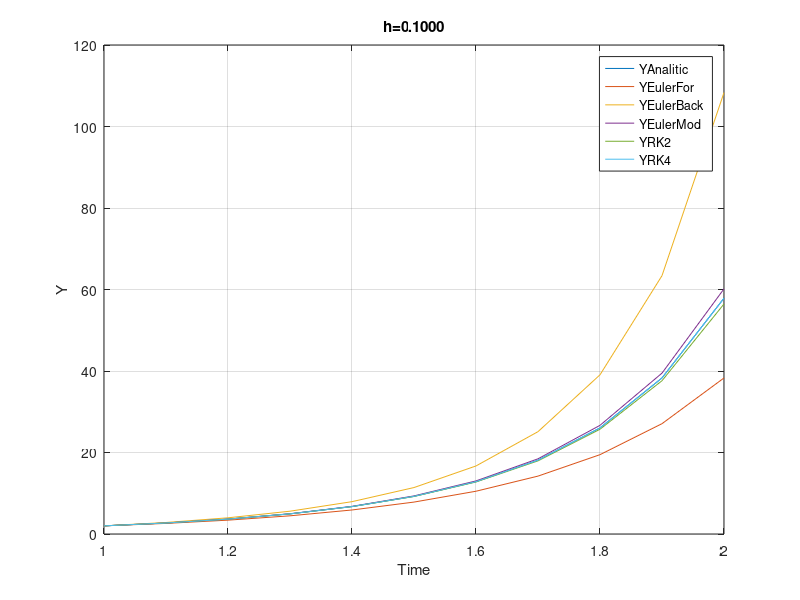
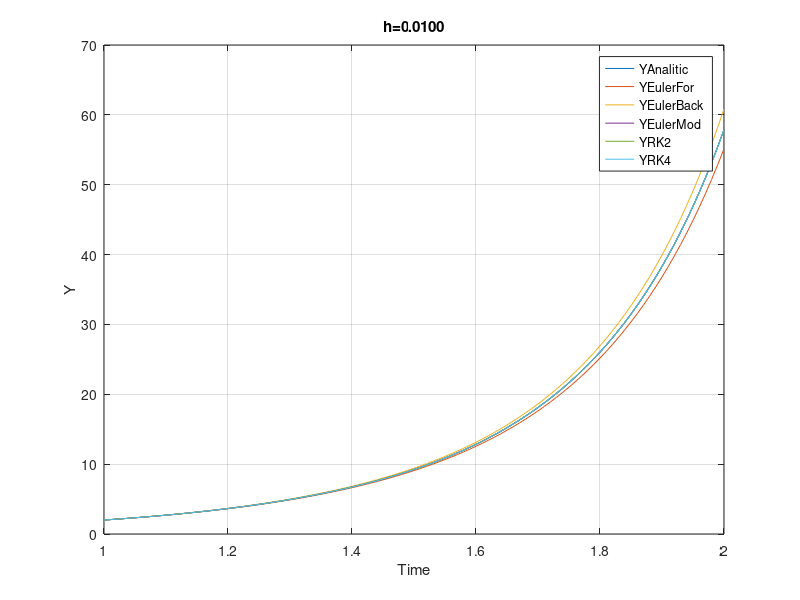
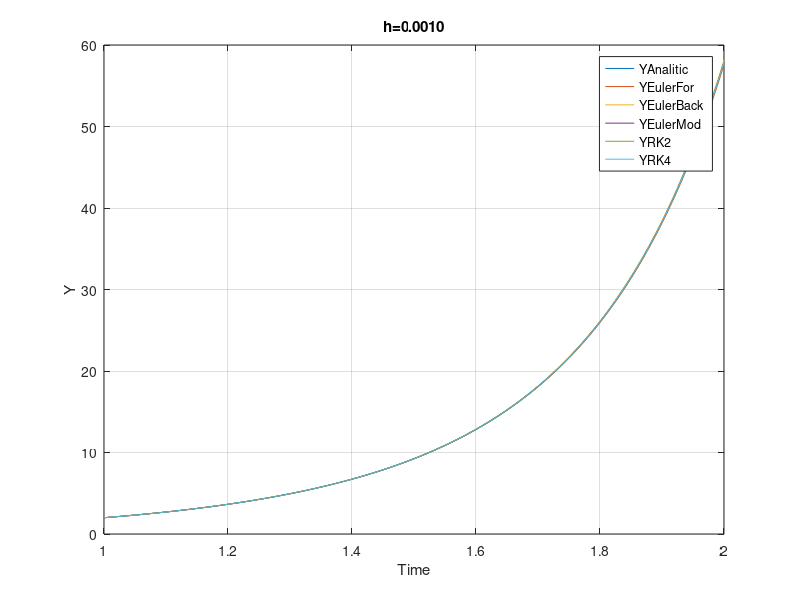
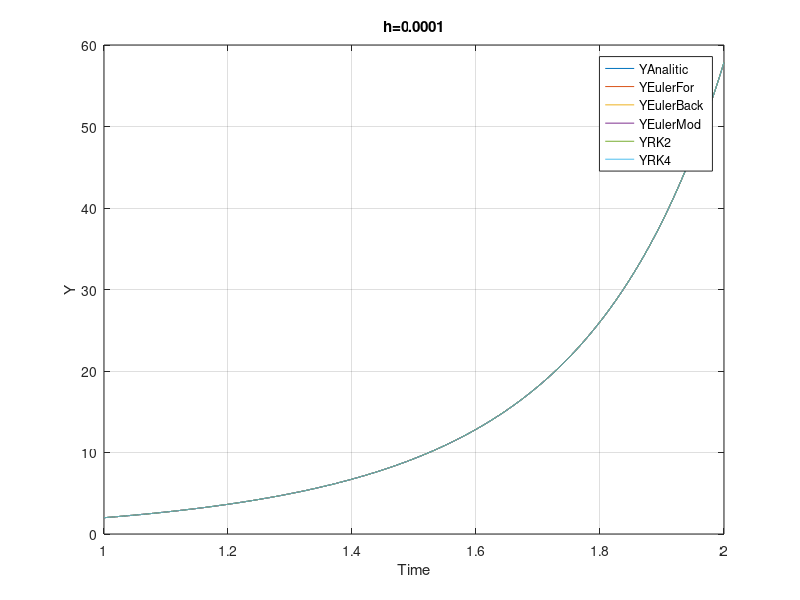

The MATLAB source for these figures, in order:
% p_Taller02Sol.m

clc
close all hidden

% Punto 1
% y' - t^2 y = 4 t^2 con y(1) = 2
% y' = t^2 y + 4 t^2
% y(t) = 6 exp(-1/3) exp(t^3/3)-4;

s_T0 = 1;
s_TN = 2;
s_Y0 = 2;
v_H = [0.1 0.01 0.001 0.0001];
f1 = @(t, y) t.^2.* y + 4.* t.^2;
f1EulerBack = @(x, t, y, h) y + h.* (t.^2.* x + 4.* t.^2) - x;
f1EulerMod = @(x, t, t0, y, h) y + (h/ 2).* ((t0.^2.* y + 4.* t0.^2) + (t.^2.* x + 4.* t.^2)) - x;

str_FileRoot = 'Taller02_Punto01';
str_FileName = sprintf('%s_Y.txt', str_FileRoot);
s_Fil1 = fopen(str_FileName, 'wt');
fprintf(s_Fil1, 'h\tYAnalitic(N)\tYEulerFor(N)\tYEulerBack(N)\tYEulerMod(N)\tYRK2(N)\tYRK4(N)\n');

str_FileName = sprintf('%s_Err.txt', str_FileRoot);
s_Fil2 = fopen(str_FileName, 'wt');
fprintf(s_Fil2, 'h\tGEYEulerFor\tGEYEulerBack\tGEYEulerMod\tGEYRK2\tGEYRK4GE\n');

for s_HCount = 1:numel(v_H)
    
    v_T = s_T0:v_H(s_HCount):s_TN;
    
    v_YAnalitic = 6.* exp(-1/3).* exp(v_T.^3./ 3) - 4;
    v_YEulerFor = zeros(1, numel(v_T));
    v_YEulerBack = zeros(1, numel(v_T));
    v_YEulerMod = zeros(1, numel(v_T));
    v_YRK2 = zeros(1, numel(v_T));
    v_YRK4 = zeros(1, numel(v_T));
    
    v_YEulerFor(1) = s_Y0;
    v_YEulerBack(1) = s_Y0; 
    v_YEulerMod(1) = s_Y0;
    v_YRK2(1) = s_Y0;
    v_YRK4(1) = s_Y0;
    
    for s_IterCount = 2:numel(v_T)
        v_YEulerFor(s_IterCount) = v_YEulerFor(s_IterCount - 1) + ...
            v_H(s_HCount).* f1(v_T(s_IterCount - 1), v_YEulerFor(s_IterCount - 1));
        
        f_Fun = @(x) f1EulerBack(x, v_T(s_IterCount), v_YEulerBack(s_IterCount - 1), v_H(s_HCount));
        v_YEulerBack(s_IterCount) = fzero(f_Fun, v_YEulerBack(s_IterCount - 1));
%         v_YEulerBack(s_IterCount) = (v_YEulerBack(s_IterCount - 1) + ...
%             v_H(s_HCount).* 4.* v_T(s_IterCount).^2)./ (1 - v_H(s_HCount).* v_T(s_IterCount).^2);
        
        f_Fun = @(x) f1EulerMod(x, v_T(s_IterCount), v_T(s_IterCount - 1), ...
            v_YEulerMod(s_IterCount - 1), v_H(s_HCount));
        v_YEulerMod(s_IterCount) = fzero(f_Fun, v_YEulerMod(s_IterCount - 1));
%         v_YEulerMod(s_IterCount) = (v_YEulerMod(s_IterCount - 1) + ...
%             (v_H(s_HCount)./ 2).* (f1(v_T(s_IterCount - 1), v_YEulerMod(s_IterCount - 1)) + ...
%             4.* v_T(s_IterCount).^2))./ (1 - (v_H(s_HCount) / 2).* v_T(s_IterCount).^2);

        s_K1 = f1(v_T(s_IterCount - 1), v_YRK2(s_IterCount - 1));
        s_K2 = f1(v_T(s_IterCount - 1) + v_H(s_HCount), v_YRK2(s_IterCount - 1) + s_K1 * v_H(s_HCount));
        v_YRK2(s_IterCount) = v_YRK2(s_IterCount - 1) + (v_H(s_HCount) / 2).* (s_K1 + s_K2);
        
        s_K1 = f1(v_T(s_IterCount - 1), v_YRK4(s_IterCount - 1));
        s_K2 = f1(v_T(s_IterCount - 1) + 0.5.* v_H(s_HCount), v_YRK4(s_IterCount - 1) + 0.5.* s_K1 * v_H(s_HCount));
        s_K3 = f1(v_T(s_IterCount - 1) + 0.5.* v_H(s_HCount), v_YRK4(s_IterCount - 1) + 0.5.* s_K2 * v_H(s_HCount));
        s_K4 = f1(v_T(s_IterCount - 1) + v_H(s_HCount), v_YRK4(s_IterCount - 1) + s_K3 * v_H(s_HCount));
        v_YRK4(s_IterCount) = v_YRK4(s_IterCount - 1) + (v_H(s_HCount) / 6).* ...
            (s_K1 + 2 * s_K2 + 2 * s_K3 + s_K4);
    end
    
    v_YEulerForErr = abs(v_YEulerFor - v_YAnalitic);
    v_YEulerBackErr = abs(v_YEulerBack - v_YAnalitic); 
    v_YEulerModErr = abs(v_YEulerMod - v_YAnalitic);
    v_YRK2Err = abs(v_YRK2 - v_YAnalitic);
    v_YRK4Err = abs(v_YRK4 - v_YAnalitic);
    
    v_YEulerForErr = cumsum(v_YEulerForErr);
    v_YEulerBackErr = cumsum(v_YEulerBackErr); 
    v_YEulerModErr = cumsum(v_YEulerModErr);
    v_YRK2Err = cumsum(v_YRK2Err);
    v_YRK4Err = cumsum(v_YRK4Err);

    fprintf(s_Fil1, '%.04f\t%.020f\t%.020f\t%.020f\t%.020f\t%.020f\t%.020f\n', v_H(s_HCount), ...
        v_YAnalitic(end), v_YEulerFor(end), v_YEulerBack(end), v_YEulerMod(end), v_YRK2(end), v_YRK4(end));
    
    fprintf(s_Fil2, '%.04f\t%.020f\t%.020f\t%.020f\t%.020f\t%.020f\n', v_H(s_HCount), ...
        v_YEulerForErr(end), v_YEulerBackErr(end), v_YEulerModErr(end), v_YRK2Err(end), ...
        v_YRK4Err(end));

    s_Fig = figure;
    set(s_Fig, 'Color', 'w');
    plot(v_T, [v_YAnalitic(:) v_YEulerFor(:) v_YEulerBack(:) v_YEulerMod(:) v_YRK2(:) v_YRK4(:)])
    grid;
    xlabel('Time')
    ylabel('Y')
    title(sprintf('h=%.04f', v_H(s_HCount)));
    legend('YAnalitic', 'YEulerFor', 'YEulerBack', 'YEulerMod', 'YRK2', 'YRK4');
    
    str_FigName = sprintf('%s_h_%d.png', str_FileRoot, s_HCount);
    print(s_Fig, str_FigName, '-dpng');
    close(s_Fig);
end
fclose(s_Fil1);
fclose(s_Fil2);

return;

% Punto 2
% y'' - 6 y' - 7 y = 6 exp(2 t) con y(0) = 5, y'(0) = -3
% y1 = y --> y1'' - 6 y1' - 7 y1 = 6 exp(2 t)
% y1' = y2 --> y2' - 6 y2 - 7 y1 = 6 exp(2 t)
% y2' = 6 y2 + 7 y1 + 6 exp(2 t)
% y(t) = 5 exp(-t) + (2/5) exp(7 t) - (2/5) exp(2 t);

s_T0 = 0;
s_TN = 1;
s_Y10 = 5;
s_Y20 = -3;
v_H = [0.1 0.01 0.001 0.0001];
f1 = @(t, y1, y2) y2;
f2 = @(t, y1, y2) 6.* y2 + 7.* y1 + 6.* exp(2.* t);

f2EulerBack = @(x, t, y1, y2, h) y2 + h.* (6.* x + 7.* (y1 + h.* x) + 6.* exp(2.* t)) - x;
f2EulerMod = @(x, t, t0, y1, y2, h) y2 + (h/ 2).* ((6.* y2 + 7.* y1 + 6.* exp(2.* t0)) + ...
    (6.* x + 7.* (y1 + h.* x) + 6.* exp(2.* t))) - x;

str_FileRoot = 'Taller02_Punto02';
str_FileName = sprintf('%s_Y.txt', str_FileRoot);
s_Fil1 = fopen(str_FileName, 'wt');
fprintf(s_Fil1, 'h\tYAnalitic(N)\tYEulerFor(N)\tYEulerBack(N)\tYEulerMod(N)\tYRK2(N)\tYRK4(N)\n');

str_FileName = sprintf('%s_Err.txt', str_FileRoot);
s_Fil2 = fopen(str_FileName, 'wt');
fprintf(s_Fil2, 'h\tGEYEulerFor\tGEYEulerBack\tGEYEulerMod\tGEYRK2\tGEYRK4GE\n');

for s_HCount = 1:numel(v_H)
    
    v_T = s_T0:v_H(s_HCount):s_TN;
    
    v_Y1Analitic = 5.* exp(-v_T) + (2/5).* exp(7.* v_T) - (2/5).* exp(2.* v_T);
    v_Y1EulerFor = zeros(1, numel(v_T));
    v_Y1EulerBack = zeros(1, numel(v_T));
    v_Y1EulerMod = zeros(1, numel(v_T));
    v_Y1RK2 = zeros(1, numel(v_T));
    v_Y1RK4 = zeros(1, numel(v_T));
    
    v_Y2EulerFor = zeros(1, numel(v_T));
    v_Y2EulerBack = zeros(1, numel(v_T));
    v_Y2EulerMod = zeros(1, numel(v_T));
    v_Y2RK2 = zeros(1, numel(v_T));
    v_Y2RK4 = zeros(1, numel(v_T));

    v_Y1EulerFor(1) = s_Y10;
    v_Y1EulerBack(1) = s_Y10; 
    v_Y1EulerMod(1) = s_Y10;
    v_Y1RK2(1) = s_Y10;
    v_Y1RK4(1) = s_Y10;
    
    v_Y2EulerFor(1) = s_Y20;
    v_Y2EulerBack(1) = s_Y20; 
    v_Y2EulerMod(1) = s_Y20;
    v_Y2RK2(1) = s_Y20;
    v_Y2RK4(1) = s_Y20;

    for s_IterCount = 2:numel(v_T)
        v_Y1EulerFor(s_IterCount) = v_Y1EulerFor(s_IterCount - 1) + ...
            v_H(s_HCount).* f1(v_T(s_IterCount - 1), v_Y1EulerFor(s_IterCount - 1), ...
            v_Y2EulerFor(s_IterCount - 1));
        v_Y2EulerFor(s_IterCount) = v_Y2EulerFor(s_IterCount - 1) + ...
            v_H(s_HCount).* f2(v_T(s_IterCount - 1), v_Y1EulerFor(s_IterCount - 1), ...
            v_Y2EulerFor(s_IterCount - 1));
        
        f_Fun = @(x) f2EulerBack(x, v_T(s_IterCount), v_Y1EulerBack(s_IterCount - 1), ...
            v_Y2EulerBack(s_IterCount - 1), v_H(s_HCount));
        v_Y2EulerBack(s_IterCount) = fzero(f_Fun, v_Y2EulerBack(s_IterCount - 1));
        v_Y1EulerBack(s_IterCount) = v_Y1EulerBack(s_IterCount - 1) + v_H(s_HCount).* v_Y2EulerBack(s_IterCount);
        
        f_Fun = @(x) f2EulerMod(x, v_T(s_IterCount), v_T(s_IterCount - 1), ...
            v_Y1EulerMod(s_IterCount - 1), v_Y2EulerMod(s_IterCount - 1), v_H(s_HCount));
        v_Y2EulerMod(s_IterCount) = fzero(f_Fun, v_Y2EulerMod(s_IterCount - 1));
        v_Y1EulerMod(s_IterCount) = v_Y1EulerMod(s_IterCount - 1) + (v_H(s_HCount) / 2).* ...
            (v_Y2EulerMod(s_IterCount - 1) + v_Y2EulerMod(s_IterCount));

        s_K11 = f1(v_T(s_IterCount - 1), v_Y1RK2(s_IterCount - 1), v_Y2RK2(s_IterCount - 1));
        s_K21 = f2(v_T(s_IterCount - 1), v_Y1RK2(s_IterCount - 1), v_Y2RK2(s_IterCount - 1));
        s_K12 = f1(v_T(s_IterCount - 1) + v_H(s_HCount), v_Y1RK2(s_IterCount - 1) + s_K11 * v_H(s_HCount), ...
            v_Y2RK2(s_IterCount - 1) + s_K21 * v_H(s_HCount));
        s_K22 = f2(v_T(s_IterCount - 1) + v_H(s_HCount), v_Y1RK2(s_IterCount - 1) + s_K11 * v_H(s_HCount), ...
            v_Y2RK2(s_IterCount - 1) + s_K21 * v_H(s_HCount));
        v_Y1RK2(s_IterCount) = v_Y1RK2(s_IterCount - 1) + (v_H(s_HCount) / 2).* (s_K11 + s_K12);
        v_Y2RK2(s_IterCount) = v_Y2RK2(s_IterCount - 1) + (v_H(s_HCount) / 2).* (s_K21 + s_K22);
        
        s_K11 = f1(v_T(s_IterCount - 1), v_Y1RK4(s_IterCount - 1), v_Y2RK4(s_IterCount - 1));
        s_K21 = f2(v_T(s_IterCount - 1), v_Y1RK4(s_IterCount - 1), v_Y2RK4(s_IterCount - 1));
        s_K12 = f1(v_T(s_IterCount - 1) + 0.5.* v_H(s_HCount), ...
            v_Y1RK4(s_IterCount - 1) + 0.5.* s_K11 * v_H(s_HCount), ...
            v_Y2RK4(s_IterCount - 1) + 0.5.* s_K21 * v_H(s_HCount));
        s_K22 = f2(v_T(s_IterCount - 1) + 0.5.* v_H(s_HCount), ...
            v_Y1RK4(s_IterCount - 1) + 0.5.* s_K11 * v_H(s_HCount), ...
            v_Y2RK4(s_IterCount - 1) + 0.5.* s_K21 * v_H(s_HCount));
        s_K13 = f1(v_T(s_IterCount - 1) + 0.5.* v_H(s_HCount), ...
            v_Y1RK4(s_IterCount - 1) + 0.5.* s_K12 * v_H(s_HCount), ...
            v_Y2RK4(s_IterCount - 1) + 0.5.* s_K22 * v_H(s_HCount));
        s_K23 = f2(v_T(s_IterCount - 1) + 0.5.* v_H(s_HCount), ...
            v_Y1RK4(s_IterCount - 1) + 0.5.* s_K12 * v_H(s_HCount), ...
            v_Y2RK4(s_IterCount - 1) + 0.5.* s_K22 * v_H(s_HCount));
        s_K14 = f1(v_T(s_IterCount - 1) + v_H(s_HCount), ...
            v_Y1RK4(s_IterCount - 1) + s_K13 * v_H(s_HCount), ...
            v_Y2RK4(s_IterCount - 1) + s_K23 * v_H(s_HCount));
        s_K24 = f2(v_T(s_IterCount - 1) + v_H(s_HCount), ...
            v_Y1RK4(s_IterCount - 1) + s_K13 * v_H(s_HCount), ...
            v_Y2RK4(s_IterCount - 1) + s_K23 * v_H(s_HCount));
        v_Y1RK4(s_IterCount) = v_Y1RK4(s_IterCount - 1) + (v_H(s_HCount) / 6).* ...
            (s_K11 + 2 * s_K12 + 2 * s_K13 + s_K14);
        v_Y2RK4(s_IterCount) = v_Y2RK4(s_IterCount - 1) + (v_H(s_HCount) / 6).* ...
            (s_K21 + 2 * s_K22 + 2 * s_K23 + s_K24);
    end
    
    v_Y1EulerForErr = abs(v_Y1EulerFor - v_Y1Analitic);
    v_Y1EulerBackErr = abs(v_Y1EulerBack - v_Y1Analitic); 
    v_Y1EulerModErr = abs(v_Y1EulerMod - v_Y1Analitic);
    v_Y1RK2Err = abs(v_Y1RK2 - v_Y1Analitic);
    v_Y1RK4Err = abs(v_Y1RK4 - v_Y1Analitic);
    
    v_Y1EulerForErr = cumsum(v_Y1EulerForErr);
    v_Y1EulerBackErr = cumsum(v_Y1EulerBackErr); 
    v_Y1EulerModErr = cumsum(v_Y1EulerModErr);
    v_Y1RK2Err = cumsum(v_Y1RK2Err);
    v_Y1RK4Err = cumsum(v_Y1RK4Err);

    fprintf(s_Fil1, '%.04f\t%.020f\t%.020f\t%.020f\t%.020f\t%.020f\t%.020f\n', v_H(s_HCount), ...
        v_Y1Analitic(end), v_Y1EulerFor(end), v_Y1EulerBack(end), v_Y1EulerMod(end), ...
        v_Y1RK2(end), v_Y1RK4(end));
    
    fprintf(s_Fil2, '%.04f\t%.020f\t%.020f\t%.020f\t%.020f\t%.020f\n', v_H(s_HCount), ...
        v_Y1EulerForErr(end), v_Y1EulerBackErr(end), v_Y1EulerModErr(end), v_Y1RK2Err(end), ...
        v_Y1RK4Err(end));

    s_Fig = figure;
    set(s_Fig, 'Color', 'w');
    plot(v_T, [v_Y1Analitic(:) v_Y1EulerFor(:) v_Y1EulerBack(:) v_Y1EulerMod(:) v_Y1RK2(:) v_Y1RK4(:)])
    grid;
    xlabel('Time')
    ylabel('Y')
    title(sprintf('h=%.04f', v_H(s_HCount)));
    legend('YAnalitic', 'YEulerFor', 'YEulerBack', 'YEulerMod', 'YRK2', 'YRK4');
    
    str_FigName = sprintf('%s_h_%d.png', str_FileRoot, s_HCount);
    print(s_Fig, str_FigName, '-dpng');
    close(s_Fig);
end
fclose(s_Fil1);
fclose(s_Fil2);

return;

% Punto 3
% y'''' - 10 y'' + 9 y = 0 con y(0) = 5, y'(0) = -1, y''(0) = 21 y y'''(0) =
% -49
% y1 = y --> y1'''' - 10 y1'' + 9 y1 = 0
% y1' = y2 --> y2''' - 10 y2' + 9 y1 = 0
% y2' = y3 --> y3'' - 10 y3 + 9 y1 = 0
% y3' = y4 --> y4' - 10 y3 + 9 y1 = 0
% y4' = 10 y3 - 9 y1 
% y(t) = 4 exp(t) - exp(- t) + 2 exp(-3 t);

s_T0 = 0;
s_TN = 5;
s_Y10 = 5;
s_Y20 = -1;
s_Y30 = 21;
s_Y40 = -49;
v_H = [0.1 0.01 0.001 0.0001];
f1 = @(y2) y2;
f2 = @(y3) y3;
f3 = @(y4) y4;
f4 = @(y1, y3) 10.* y3 - 9.* y1;

f4EulerBack = @(x, y1, y2, y3, y4, h) y4 + h.* (10.* (y3 + h.* x) - ...
    9.* (y1 + h.* (y2 + h.* (y3 + h.* x)))) - x;
f4EulerMod = @(x, y1, y2, y3, y4, h) y4 + (h / 2).* ((10.* y3 - 9.* y1) + ...
    (10.* (y3 + h.* x) - 9.* (y1 + h.* (y2 + h.* (y3 + h.* x))))) - x;

str_FileRoot = 'Taller02_Punto03';
str_FileName = sprintf('%s_Y.txt', str_FileRoot);
s_Fil1 = fopen(str_FileName, 'wt');
fprintf(s_Fil1, 'h\tYAnalitic(N)\tYEulerFor(N)\tYEulerBack(N)\tYEulerMod(N)\tYRK2(N)\tYRK4(N)\n');

str_FileName = sprintf('%s_Err.txt', str_FileRoot);
s_Fil2 = fopen(str_FileName, 'wt');
fprintf(s_Fil2, 'h\tGEYEulerFor\tGEYEulerBack\tGEYEulerMod\tGEYRK2\tGEYRK4GE\n');

for s_HCount = 1:numel(v_H)
    
    v_T = s_T0:v_H(s_HCount):s_TN;
    
    v_Y1Analitic = 4.* exp(v_T) - exp(-v_T) + 2.* exp(-3.* v_T);
    v_Y1EulerFor = zeros(1, numel(v_T));
    v_Y1EulerBack = zeros(1, numel(v_T));
    v_Y1EulerMod = zeros(1, numel(v_T));
    v_Y1RK2 = zeros(1, numel(v_T));
    v_Y1RK4 = zeros(1, numel(v_T));
    
    v_Y2EulerFor = zeros(1, numel(v_T));
    v_Y2EulerBack = zeros(1, numel(v_T));
    v_Y2EulerMod = zeros(1, numel(v_T));
    v_Y2RK2 = zeros(1, numel(v_T));
    v_Y2RK4 = zeros(1, numel(v_T));

    v_Y3EulerFor = zeros(1, numel(v_T));
    v_Y3EulerBack = zeros(1, numel(v_T));
    v_Y3EulerMod = zeros(1, numel(v_T));
    v_Y3RK2 = zeros(1, numel(v_T));
    v_Y3RK4 = zeros(1, numel(v_T));

    v_Y4EulerFor = zeros(1, numel(v_T));
    v_Y4EulerBack = zeros(1, numel(v_T));
    v_Y4EulerMod = zeros(1, numel(v_T));
    v_Y4RK2 = zeros(1, numel(v_T));
    v_Y4RK4 = zeros(1, numel(v_T));

    v_Y1EulerFor(1) = s_Y10;
    v_Y1EulerBack(1) = s_Y10; 
    v_Y1EulerMod(1) = s_Y10;
    v_Y1RK2(1) = s_Y10;
    v_Y1RK4(1) = s_Y10;
    
    v_Y2EulerFor(1) = s_Y20;
    v_Y2EulerBack(1) = s_Y20; 
    v_Y2EulerMod(1) = s_Y20;
    v_Y2RK2(1) = s_Y20;
    v_Y2RK4(1) = s_Y20;

    v_Y3EulerFor(1) = s_Y30;
    v_Y3EulerBack(1) = s_Y30; 
    v_Y3EulerMod(1) = s_Y30;
    v_Y3RK2(1) = s_Y30;
    v_Y3RK4(1) = s_Y30;

    v_Y4EulerFor(1) = s_Y40;
    v_Y4EulerBack(1) = s_Y40; 
    v_Y4EulerMod(1) = s_Y40;
    v_Y4RK2(1) = s_Y40;
    v_Y4RK4(1) = s_Y40;

    for s_IterCount = 2:numel(v_T)
        v_Y1EulerFor(s_IterCount) = v_Y1EulerFor(s_IterCount - 1) + ...
            v_H(s_HCount).* f1(v_Y2EulerFor(s_IterCount - 1));
        v_Y2EulerFor(s_IterCount) = v_Y2EulerFor(s_IterCount - 1) + ...
            v_H(s_HCount).* f2(v_Y3EulerFor(s_IterCount - 1));
        v_Y3EulerFor(s_IterCount) = v_Y3EulerFor(s_IterCount - 1) + ...
            v_H(s_HCount).* f3(v_Y4EulerFor(s_IterCount - 1));
        v_Y4EulerFor(s_IterCount) = v_Y4EulerFor(s_IterCount - 1) + ...
            v_H(s_HCount).* f4(v_Y1EulerFor(s_IterCount - 1), v_Y3EulerFor(s_IterCount - 1));
        
        f_Fun = @(x) f4EulerBack(x, v_Y1EulerBack(s_IterCount - 1), v_Y2EulerBack(s_IterCount - 1), ...
            v_Y3EulerBack(s_IterCount - 1), v_Y4EulerBack(s_IterCount - 1), v_H(s_HCount));
        v_Y4EulerBack(s_IterCount) = fzero(f_Fun, v_Y4EulerBack(s_IterCount - 1));
        v_Y3EulerBack(s_IterCount) = v_Y3EulerBack(s_IterCount - 1) + ...
            v_H(s_HCount).* f3(v_Y4EulerFor(s_IterCount));
        v_Y2EulerBack(s_IterCount) = v_Y2EulerBack(s_IterCount - 1) + ...
            v_H(s_HCount).* f2(v_Y3EulerBack(s_IterCount));
        v_Y1EulerBack(s_IterCount) = v_Y1EulerBack(s_IterCount - 1) + ...
            v_H(s_HCount).* f1(v_Y2EulerBack(s_IterCount));
        
        f_Fun = @(x) f4EulerMod(x, v_Y1EulerMod(s_IterCount - 1), v_Y2EulerMod(s_IterCount - 1), ...
            v_Y3EulerMod(s_IterCount - 1), v_Y4EulerMod(s_IterCount - 1), v_H(s_HCount));
        v_Y4EulerMod(s_IterCount) = fzero(f_Fun, v_Y4EulerMod(s_IterCount - 1));
        v_Y3EulerMod(s_IterCount) = v_Y3EulerMod(s_IterCount - 1) + (v_H(s_HCount) / 2).* ...
            (f3(v_Y4EulerMod(s_IterCount - 1)) + f3(v_Y4EulerMod(s_IterCount)));
        v_Y2EulerMod(s_IterCount) = v_Y2EulerMod(s_IterCount - 1) + (v_H(s_HCount) / 2).* ...
            (f2(v_Y3EulerMod(s_IterCount - 1)) + f2(v_Y3EulerMod(s_IterCount)));
        v_Y1EulerMod(s_IterCount) = v_Y1EulerMod(s_IterCount - 1) + (v_H(s_HCount) / 2).* ...
            (f1(v_Y2EulerMod(s_IterCount - 1)) + f1(v_Y2EulerMod(s_IterCount)));

        s_K11 = f1(v_Y2RK2(s_IterCount - 1));
        s_K21 = f2(v_Y3RK2(s_IterCount - 1));
        s_K31 = f3(v_Y4RK2(s_IterCount - 1));
        s_K41 = f4(v_Y1RK2(s_IterCount - 1), v_Y3RK2(s_IterCount - 1));
        
        s_K12 = f1(v_Y2RK2(s_IterCount - 1) + s_K21 * v_H(s_HCount));
        s_K22 = f2(v_Y3RK2(s_IterCount - 1) + s_K31 * v_H(s_HCount));
        s_K32 = f3(v_Y4RK2(s_IterCount - 1) + s_K41 * v_H(s_HCount));
        s_K42 = f4(v_Y1RK2(s_IterCount - 1) + s_K11 * v_H(s_HCount), ...
            v_Y3RK2(s_IterCount - 1) + s_K31 * v_H(s_HCount));
        
        v_Y1RK2(s_IterCount) = v_Y1RK2(s_IterCount - 1) + (v_H(s_HCount) / 2).* (s_K11 + s_K12);
        v_Y2RK2(s_IterCount) = v_Y2RK2(s_IterCount - 1) + (v_H(s_HCount) / 2).* (s_K21 + s_K22);
        v_Y3RK2(s_IterCount) = v_Y3RK2(s_IterCount - 1) + (v_H(s_HCount) / 2).* (s_K31 + s_K32);
        v_Y4RK2(s_IterCount) = v_Y4RK2(s_IterCount - 1) + (v_H(s_HCount) / 2).* (s_K41 + s_K42);
        
        s_K11 = f1(v_Y2RK2(s_IterCount - 1));
        s_K21 = f2(v_Y3RK2(s_IterCount - 1));
        s_K31 = f3(v_Y4RK2(s_IterCount - 1));
        s_K41 = f4(v_Y1RK2(s_IterCount - 1), v_Y3RK2(s_IterCount - 1));

        s_K12 = f1(v_Y2RK4(s_IterCount - 1) + 0.5.* s_K21 * v_H(s_HCount));
        s_K22 = f2(v_Y3RK4(s_IterCount - 1) + 0.5.* s_K31 * v_H(s_HCount));
        s_K32 = f3(v_Y4RK4(s_IterCount - 1) + 0.5.* s_K41 * v_H(s_HCount));
        s_K42 = f4(v_Y1RK4(s_IterCount - 1) + 0.5.* s_K11 * v_H(s_HCount), ...
            v_Y3RK4(s_IterCount - 1) + 0.5.* s_K31 * v_H(s_HCount));
        
        s_K13 = f1(v_Y2RK4(s_IterCount - 1) + 0.5.* s_K22 * v_H(s_HCount));
        s_K23 = f2(v_Y3RK4(s_IterCount - 1) + 0.5.* s_K32 * v_H(s_HCount));
        s_K33 = f3(v_Y4RK4(s_IterCount - 1) + 0.5.* s_K42 * v_H(s_HCount));
        s_K43 = f4(v_Y1RK4(s_IterCount - 1) + 0.5.* s_K12 * v_H(s_HCount), ...
            v_Y3RK4(s_IterCount - 1) + 0.5.* s_K32 * v_H(s_HCount));
        
        s_K14 = f1(v_Y2RK4(s_IterCount - 1) + s_K23 * v_H(s_HCount));
        s_K24 = f2(v_Y3RK4(s_IterCount - 1) + s_K33 * v_H(s_HCount));
        s_K34 = f3(v_Y4RK4(s_IterCount - 1) + s_K43 * v_H(s_HCount));
        s_K44 = f4(v_Y1RK4(s_IterCount - 1) + s_K13 * v_H(s_HCount), ...
            v_Y3RK4(s_IterCount - 1) + s_K33 * v_H(s_HCount));
        
        v_Y1RK4(s_IterCount) = v_Y1RK4(s_IterCount - 1) + (v_H(s_HCount) / 6).* ...
            (s_K11 + 2 * s_K12 + 2 * s_K13 + s_K14);
        v_Y2RK4(s_IterCount) = v_Y2RK4(s_IterCount - 1) + (v_H(s_HCount) / 6).* ...
            (s_K21 + 2 * s_K22 + 2 * s_K23 + s_K24);
        v_Y3RK4(s_IterCount) = v_Y3RK4(s_IterCount - 1) + (v_H(s_HCount) / 6).* ...
            (s_K31 + 2 * s_K32 + 2 * s_K33 + s_K34);
        v_Y4RK4(s_IterCount) = v_Y4RK4(s_IterCount - 1) + (v_H(s_HCount) / 6).* ...
            (s_K41 + 2 * s_K42 + 2 * s_K43 + s_K44);
    end
    
    v_Y1EulerForErr = abs(v_Y1EulerFor - v_Y1Analitic);
    v_Y1EulerBackErr = abs(v_Y1EulerBack - v_Y1Analitic); 
    v_Y1EulerModErr = abs(v_Y1EulerMod - v_Y1Analitic);
    v_Y1RK2Err = abs(v_Y1RK2 - v_Y1Analitic);
    v_Y1RK4Err = abs(v_Y1RK4 - v_Y1Analitic);
    
    v_Y1EulerForErr = cumsum(v_Y1EulerForErr);
    v_Y1EulerBackErr = cumsum(v_Y1EulerBackErr); 
    v_Y1EulerModErr = cumsum(v_Y1EulerModErr);
    v_Y1RK2Err = cumsum(v_Y1RK2Err);
    v_Y1RK4Err = cumsum(v_Y1RK4Err);

    fprintf(s_Fil1, '%.04f\t%.020f\t%.020f\t%.020f\t%.020f\t%.020f\t%.020f\n', v_H(s_HCount), ...
        v_Y1Analitic(end), v_Y1EulerFor(end), v_Y1EulerBack(end), v_Y1EulerMod(end), ...
        v_Y1RK2(end), v_Y1RK4(end));
    
    fprintf(s_Fil2, '%.04f\t%.020f\t%.020f\t%.020f\t%.020f\t%.020f\n', v_H(s_HCount), ...
        v_Y1EulerForErr(end), v_Y1EulerBackErr(end), v_Y1EulerModErr(end), v_Y1RK2Err(end), ...
        v_Y1RK4Err(end));

    s_Fig = figure;
    set(s_Fig, 'Color', 'w');
    plot(v_T, [v_Y1Analitic(:) v_Y1EulerFor(:) v_Y1EulerBack(:) v_Y1EulerMod(:) v_Y1RK2(:) v_Y1RK4(:)])
    grid;
    xlabel('Time')
    ylabel('Y')
    title(sprintf('h=%.04f', v_H(s_HCount)));
    legend('YAnalitic', 'YEulerFor', 'YEulerBack', 'YEulerMod', 'YRK2', 'YRK4');
    
    str_FigName = sprintf('%s_h_%d.png', str_FileRoot, s_HCount);
    print(s_Fig, str_FigName, '-dpng');
    close(s_Fig);
end
fclose(s_Fil1);
fclose(s_Fil2);

return;


